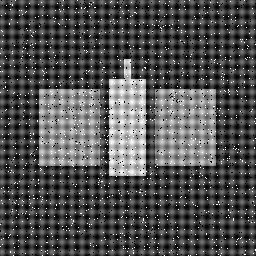
%> input picture Schematic 5/cursed_schematic_05.png, 256 x 256 px
$ octave Signals.m   (GNU Octave 9; MATLAB toolbox functions it lacks are replaced by stand-ins)
%> lines starting %> are read from the running program, lines starting %| are printed output that depends on the picture
clc;
clear;
close all;


%% Load cursed image
img = imread("cursed_schematic_05.png");
%> img is the input picture: size 256x256 uint8; min 0, max 255, mean 80
img = im2double(img);
%> img: size 256x256 double


%% 1. Spatial Cleansing (Median Filter)
img1 = medfilt2(img, [5 5]);


%% 2. Frequency Exorcism
%% 2.1 Transforming image into Frequency Domain using 2D FFT
img1ft = fftshift(fft2(img1));
mod_img1ft = abs(img1ft);
copy = mod_img1ft;

%% 2.2 Automated Peak Detector
[M, N] = size(img1);
%> M = 256; N = 256

cx = floor(N/2) + 1;
%> cx = 129
cy = floor(M/2) + 1;
%> cy = 129

core_radius = 30;
[x, y] = meshgrid(1:N, 1:M);
core_mask = ((x - cx).^2 + (y - cy).^2) <= core_radius^2;
copy(core_mask) = 0;
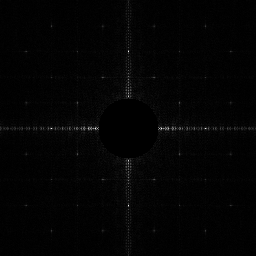
%> copy: size 256x256 double; min 0, max 248.1, mean 4

threshold = mean(copy(:)) + 5*std(copy(:));
%> threshold = 38.66
peak = copy>threshold;
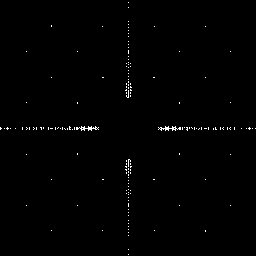
%> peak: size 256x256 logical; 0.62% white in thin lines or dots

%% 2.3 Applying a Gaussian Notch Filter to block interference
H = ones(M, N);

[peaky, peakx] = find(peak);
%> peaky = 407 values from 3 to 255; peakx = 407 values from 1 to 256

notch_radius = 5;

for i = 1:length(peaky)
    d = sqrt((x - peakx(i)).^2 + (y - peaky(i)).^2);

    H = H .* (1 - exp(-0.5 * (d ./ notch_radius).^2));
end
%> this loop made 407 passes
%> pass 1, `d = sqrt((x - peakx(i)).^2 + (y - peaky(i)).^2);`:
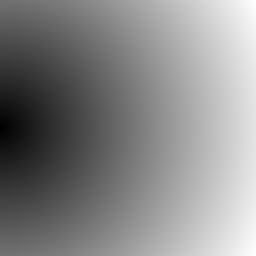
%> d: size 256x256 double; min 0, max 285.3, mean 151.5; drawn with min black and max white
%> pass 1, `H = H .* (1 - exp(-0.5 * (d ./ notch_radius).^2));`:
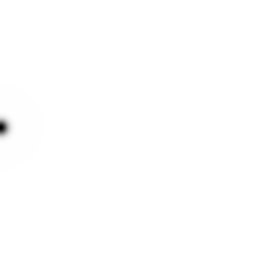
%> H: size 256x256 double; min 0, max 1, mean 0.999
%> after the loop:
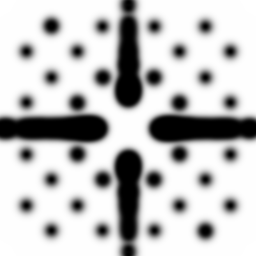
%> H: size 256x256 double; min 0, max 1, mean 0.764

clean_img = img1ft .* H;

%% 2.4 Restoration
restored_img = real(ifft2(ifftshift(clean_img)));
restored_img = rescale(restored_img);
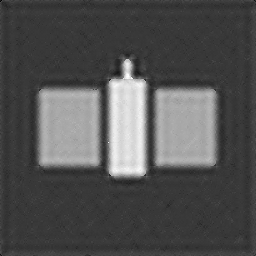
%> restored_img: size 256x256 double; min 0, max 1, mean 0.323

%% 2.5 Blueprint Color Mapping
cmap = [linspace(0.0, 0.7, 256)', ...
        linspace(0.1, 0.9, 256)', ...
        linspace(0.3, 1.0, 256)']


%% 3. Display Required Output
figure('Name', 'Cursed Schematic 1', 'Position', [100, 100, 1200, 800]);

%% 3.1 Original Corrupted Image
subplot(2, 3, 1);
imshow(img);
title('1. Original Corrupted Image');

%% 3.2 Image after Spatial Filtering
subplot(2, 3, 2);
imshow(img1);
title('2. Spatial Filtered Image');

%% 3.3 The 2D FFT Magnitude Spectrum
img2 = log(1+mod_img1ft);
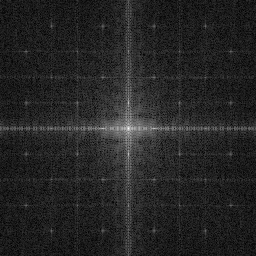
%> img2: size 256x256 double; min 0.0272, max 9.9, mean 1.47; drawn with min black and max white
subplot(2, 3, 3);
imshow(img2, []);
colormap(gca, 'gray');
title('3. FFT Magnitude Spectrum');

%% 3.4 Your frequency mask
subplot(2, 3, 4);
imshow(H);
title('4. Frequency Mask');

%% 3.5 The final restored image
subplot(2, 3, 5);
imshow(restored_img);
colormap(gca, cmap);
title('5. Restored Image');
